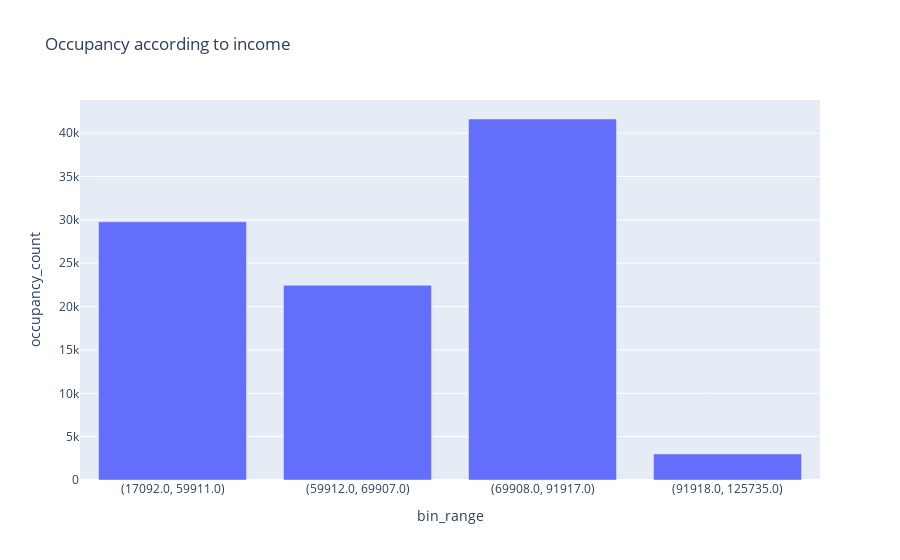

The notebook cell this image was saved under:
### Code cell
# Creating the required barchart using plotly - not very nice used matplotlib instead (code is below)
fig = px.bar(cluster_df, x='bin_range', y='occupancy_count', title="Occupancy according to income")
fig.show()

### Figure 1 — Plotly figure (JSON) as saved in the notebook; plotly's stock layout.template omitted (floating-point values rounded to 4 significant figures)
{"data": [{"alignmentgroup": "True", "hovertemplate": "bin_range=%{x}<br>occupancy_count=%{y}<extra></extra>", "legendgroup": "", "marker": {"color": "#636efa", "pattern": {"shape": ""}}, "name": "", "offsetgroup": "", "orientation": "v", "showlegend": false, "textposition": "auto", "type": "bar", "x": ["(17092.0, 59911.0)", "(59912.0, 69907.0)", "(69908.0, 91917.0)", "(91918.0, 125735.0)"], "xaxis": "x", "y": [29786, 22466, 41639, 3002], "yaxis": "y"}], "layout": {"barmode": "relative", "legend": {"tracegroupgap": 0}, "title": {"text": "Occupancy according to income"}, "xaxis": {"anchor": "y", "domain": [0, 1], "title": {"text": "bin_range"}}, "yaxis": {"anchor": "x", "domain": [0, 1], "title": {"text": "occupancy_count"}}}}
